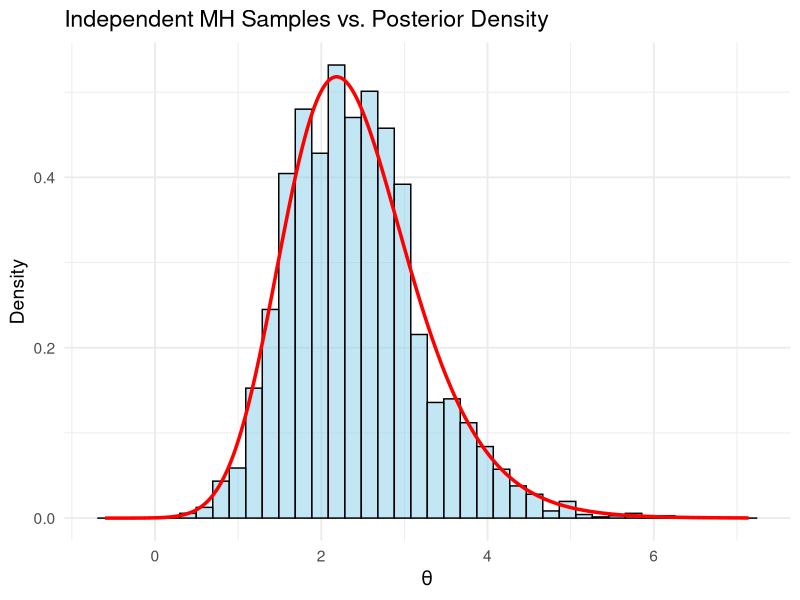
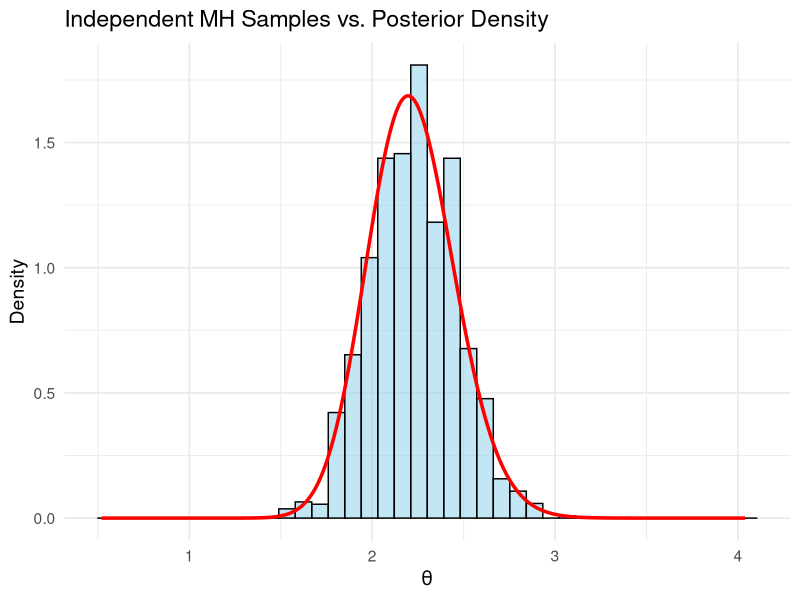
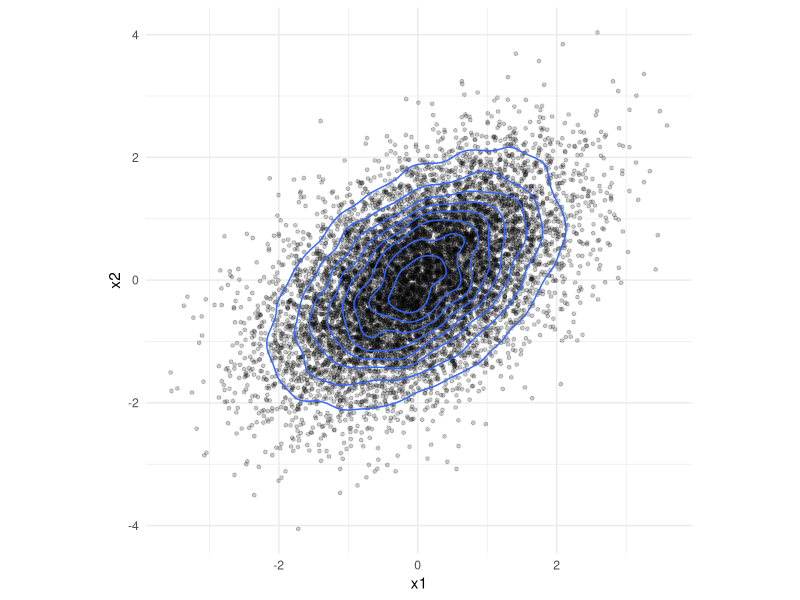

Write R code to recreate these figures, in order.
## ---- chunk 1
#| output-fold: true
#| jupyter: {outputs_hidden: true}
sessionInfo()
## ---- chunk 2
#| output-fold: true
#| jupyter: {outputs_hidden: true}
library(ggplot2)
## ---- chunk 3
MH_sampler <- function(target_log_density, proposal,
                       N = 10000, burn_in = 1000, 
                       thin = 1 ) {
  theta <- numeric(N)
  theta[1] <- 0 # initialize
  acc <- 0L # accepted?

  for (t in 2:N) {
    current <- theta[t - 1]
    theta_tilde <- proposal$sample(1)

    # log acceptance ratio:
    log_alpha <- target_log_density(theta_tilde) +
      proposal$log_density(current, theta_tilde) -
      target_log_density(current) -
      proposal$log_density(theta_tilde, current)

    if (log(runif(1)) < min(0, log_alpha)) {
      theta[t] <- theta_tilde
      acc <- acc + 1L
    } else {
      theta[t] <- current
    }
  }

  # Thin and discard burn-in (more on this later)
  list(
    theta = theta[seq(from = burn_in + 1, to = N, by = thin)],
    theta_all = theta,
    acceptance_rate = acc / (N - 1),
    target_log_density = target_log_density
  )
}
## ---- chunk 4
log_binom_logit_posterior <- function(x, n, sigma) {
  function(theta) {
    p <- plogis(theta)  # numerically stable logistic transform
    dbinom(x, size = n, prob = p, log = TRUE) +
        dnorm(theta, mean = 0, sd = sigma, log = TRUE)
  }
}
independent_normal_proposal <- function(prop_mean = 0, 
                                        prop_sd = 1) {
  list(
    sample = function(n) { rnorm(n, mean = prop_mean, 
                                 sd = prop_sd) },
    log_density = function(theta, phi) { # discard 2nd arg
        dnorm(theta, mean = prop_mean, sd = prop_sd, 
              log = TRUE)
    }
   )
}
plot_posterior <- function(posterior_df, target_log_density) {
  # Create a grid of theta values
  theta_grid <- seq(min(posterior_df$theta) - 1,
                    max(posterior_df$theta) + 1,
                    length.out = 1000)
  # Unnormalized posterior
  log_post <- target_log_density(theta_grid)
  post <- exp(log_post - max(log_post)) # to avoid overflow

  posterior_curve <- data.frame(theta = theta_grid, 
                                density = post)

  # Normalize numerically
  dx <- theta_grid[2] - theta_grid[1]
  posterior_curve$density <- posterior_curve$density /
    sum(posterior_curve$density * dx)

  # Plot MCMC histogram against posterior curve
  ggplot() +
  geom_histogram(data = posterior_df,
    aes(x = theta, y = after_stat(density)),
    bins = 40, fill = "skyblue",
    color = "black", alpha = 0.5
  ) +
  geom_line(data = posterior_curve,
    aes(x = theta, density), color = "red",
    linewidth = 1.2
  ) +
  labs(
    title = "Independent MH Samples vs. Posterior Density",
    x = expression(theta),
    y = "Density"
  ) +
  theme_minimal(base_size = 14)
}
## ---- chunk 5
set.seed(2020)
sigma <- 10
my_prop <- independent_normal_proposal(prop_sd = sigma)
my_target1 <- log_binom_logit_posterior(x = 18, n = 20, sigma = sigma)
fit1 <- MH_sampler(target_log_density = my_target1,
  proposal = my_prop, N = 20000, burn_in = 2000,
  thin = 5)
posterior_df1 <- data.frame(theta = fit1$theta)
cat("Acceptance rate = ", fit1$acceptance_rate, ", Sample size = ", length(fit1$theta), "\n")
my_target2 <- log_binom_logit_posterior(x = 180, n = 200, sigma = sigma)
fit2 <- MH_sampler(target_log_density = my_target2,
  proposal = my_prop, N = 20000, burn_in = 2000,
  thin = 5)
posterior_df2 <- data.frame(theta = fit2$theta)
cat("Acceptance rate = ", fit2$acceptance_rate, ", Sample size = ", length(fit2$theta), "\n")
## ---- chunk 6
plot_posterior(posterior_df1, target_log_density = my_target1)
plot_posterior(posterior_df2, target_log_density = my_target2)
## ---- chunk 7
Rgibbs <- function(N, thin, rho=0) {
  mat <- matrix(0, nrow=N, ncol=2)
  x <- y <- 0
  for (i in 1:N) {
    for (j in 1:thin) {
      x <- rnorm(1, rho * y, sqrt(1 - rho * rho))
      y <- rnorm(1, rho * x, sqrt(1 - rho * rho))
    }
    mat[i,] <- c(x, y)
  }
  df <- as.data.frame(mat)
  names(df) <- c("x1", "x2")
  df
}
set.seed(2020)
system.time(gibbssamp <- Rgibbs(10000, 500, rho = 0.5))
## ---- chunk 8
ggplot(gibbssamp, aes(x=x1, y=x2)) + geom_point(size = 1, alpha=0.2) + 
geom_density2d() + theme_minimal() + theme(aspect.ratio = 1) 
